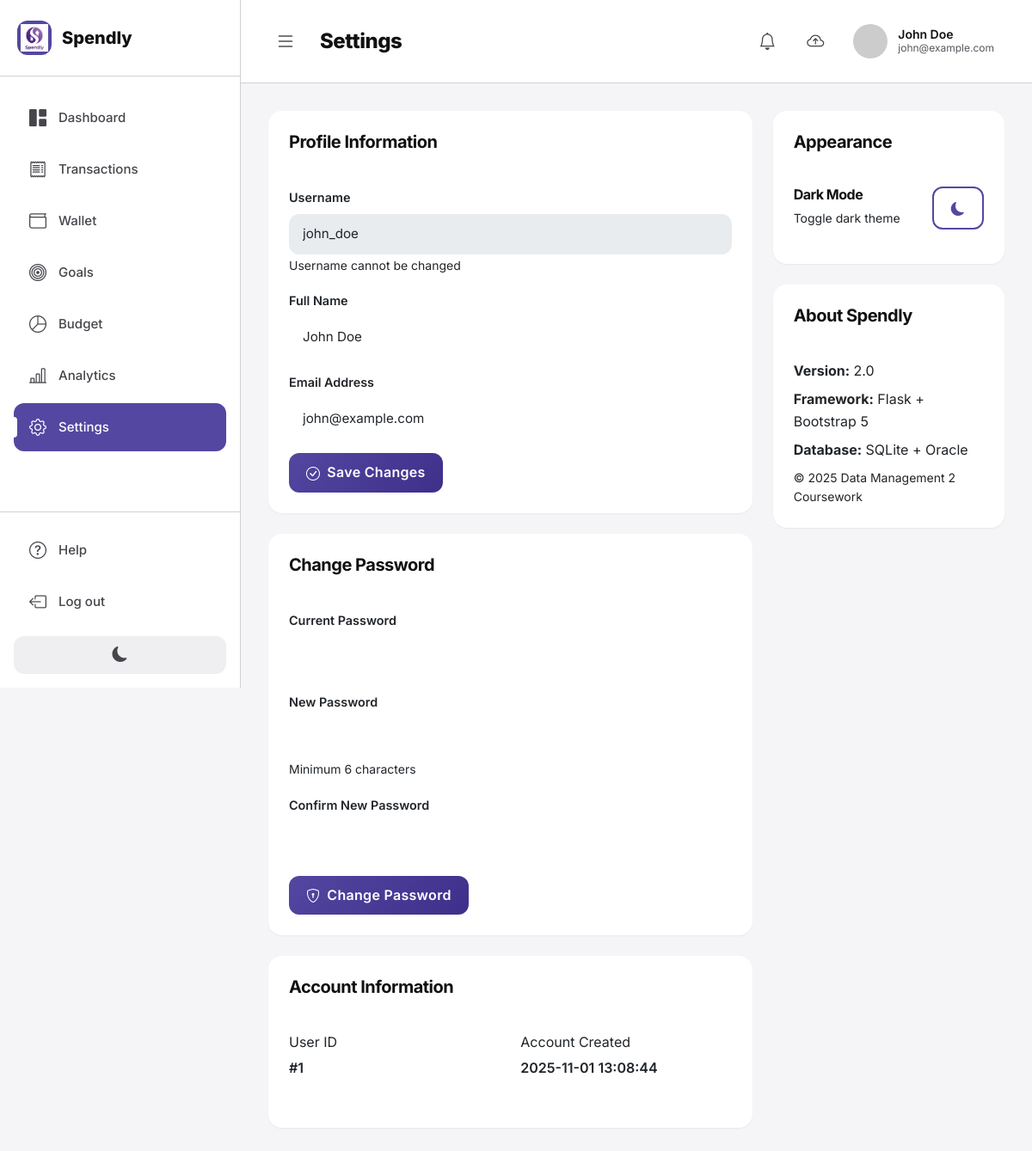
/settings (signed in), run on the app's committed database.
### tables this page shows
CREATE TABLE user (
    user_id INTEGER PRIMARY KEY AUTOINCREMENT,
    username TEXT NOT NULL UNIQUE,
    email TEXT NOT NULL UNIQUE,
    full_name TEXT NOT NULL,
    created_at TEXT NOT NULL DEFAULT (datetime('now')),
    last_sync TEXT, password_hash TEXT NOT NULL DEFAULT '',
    CONSTRAINT chk_email CHECK (email LIKE '%@%')
);

### webapp/app.py (the view)
@app.route('/settings')
@login_required
def settings():
    db = get_sqlite_db()
    user_id = session['user_id']
    user = db.execute('SELECT * FROM user WHERE user_id = ?', (user_id,)).fetchone()
    db.close()
    return render_template('settings.html', user=user)

### webapp/app.py (called while the page is built)
@app.context_processor
def inject_pending_sync_count():
    if 'user_id' in session:
        db = get_sqlite_db()
        user_id = session['user_id']
        pending_count = 0
        pending_count += db.execute('SELECT COUNT(*) as count FROM expense WHERE user_id = ? AND is_synced = 0', (user_id,)).fetchone()['count']
        pending_count += db.execute('SELECT COUNT(*) as count FROM income WHERE user_id = ? AND is_synced = 0', (user_id,)).fetchone()['count']
        pending_count += db.execute('SELECT COUNT(*) as count FROM budget WHERE user_id = ? AND is_synced = 0', (user_id,)).fetchone()['count']
        pending_count += db.execute('SELECT COUNT(*) as count FROM savings_goal WHERE user_id = ? AND is_synced = 0', (user_id,)).fetchone()['count']
        db.close()
        return dict(pending_sync_count=pending_count)
    return dict(pending_sync_count=0)

def get_sqlite_db():
    conn = sqlite3.connect(SQLITE_DB_PATH)
    conn.row_factory = sqlite3.Row
    return conn

def login_required(f):
    @wraps(f)
    def decorated_function(*args, **kwargs):
        if 'user_id' not in session:
            flash('Please log in to access this page.', 'warning')
            return redirect(url_for('login'))
        return f(*args, **kwargs)
    return decorated_function

### webapp/templates/settings.html (shortened to what this page needs)
{% extends "base.html" %}
{% block page_title %}Settings{% endblock %}
{% block content %}
<div class="row g-4">
    <div class="col-lg-8">
        <div class="card border-0 shadow-sm">
            <div class="card-header bg-white border-0 pt-4 px-4 pb-3">
                <h5 class="mb-0 fw-bold">Profile Information</h5>
            </div>
            <div class="card-body p-4">
                <form method="POST" action="{{ url_for('update_profile') }}">
                    <div class="mb-3">
                        <label for="username" class="form-label">Username</label>
                        <input type="text" class="form-control" id="username" value="{{ user.username }}" disabled>
                        <small class="text-muted">Username cannot be changed</small>
                    </div>
                    <div class="mb-3">
                        <label for="full_name" class="form-label">Full Name</label>
                        <input type="text" class="form-control" id="full_name" name="full_name" value="{{ user.full_name }}" required>
                    </div>
                    <div class="mb-3">
                        <label for="email" class="form-label">Email Address</label>
                        <input type="email" class="form-control" id="email" name="email" value="{{ user.email if user.email else '' }}" placeholder="your.email@example.com">
                    </div>
                    <button type="submit" class="btn btn-primary">
                        <i class="bi bi-check-circle me-2"></i>Save Changes
                    </button>
                </form>
            </div>
        </div>
        <div class="card border-0 shadow-sm mt-4">
            <div class="card-header bg-white border-0 pt-4 px-4 pb-3">
                <h5 class="mb-0 fw-bold">Change Password</h5>
            </div>
            <div class="card-body p-4">
                <form method="POST" action="{{ url_for('change_password') }}">
                    <div class="mb-3">
                        <label for="current_password" class="form-label">Current Password</label>
                        <input type="password" class="form-control" id="current_password" name="current_password" required>
                    </div>
                    <div class="mb-3">
                        <label for="new_password" class="form-label">New Password</label>
                        <input type="password" class="form-control" id="new_password" name="new_password" minlength="6" required>
                        <small class="text-muted">Minimum 6 characters</small>
                    </div>
                    <div class="mb-3">
                        <label for="confirm_password" class="form-label">Confirm New Password</label>
                        <input type="password" class="form-control" id="confirm_password" name="confirm_password" minlength="6" required>
                    </div>
                    <button type="submit" class="btn btn-primary">
                        <i class="bi bi-shield-lock me-2"></i>Change Password
                    </button>
                </form>
            </div>
        </div>
        <div class="card border-0 shadow-sm mt-4">
            <div class="card-header bg-white border-0 pt-4 px-4 pb-3">
                <h5 class="mb-0 fw-bold">Account Information</h5>
            </div>
            <div class="card-body p-4">
                <div class="row">
                    <div class="col-md-6 mb-3">
                        <label class="text-muted mb-1">User ID</label>
                        <p class="fw-semibold">#{{ user.user_id }}</p>
                    </div>
                    <div class="col-md-6 mb-3">
                        <label class="text-muted mb-1">Account Created</label>
                        <p class="fw-semibold">{{ user.created_at if user.created_at else 'N/A' }}</p>
                    </div>
                </div>
            </div>
        </div>
    </div>
    <div class="col-lg-4">
        <div class="card border-0 shadow-sm mb-4">
            <div class="card-header bg-white border-0 pt-4 px-4 pb-3">
                <h5 class="mb-0 fw-bold">Appearance</h5>
            </div>
            <div class="card-body p-4">
                <div class="d-flex justify-content-between align-items-center mb-3">
                    <div>
                        <h6 class="mb-1">Dark Mode</h6>
                        <small class="text-muted">Toggle dark theme</small>
                    </div>
                    <button class="btn btn-outline-primary" id="themeToggleBtn">
                        <i class="bi bi-moon-fill"></i>
                    </button>
                </div>
            </div>
        </div>
        <div class="card border-0 shadow-sm">
            <div class="card-header bg-white border-0 pt-4 px-4 pb-3">
                <h5 class="mb-0 fw-bold">About Spendly</h5>
            </div>
            <div class="card-body p-4">
                <p class="mb-2"><strong>Version:</strong> 2.0</p>
                <p class="mb-2"><strong>Framework:</strong> Flask + Bootstrap 5</p>
                <p class="mb-2"><strong>Database:</strong> SQLite + Oracle</p>
                <p class="mb-0 text-muted small">© 2025 Data Management 2 Coursework</p>
            </div>
        </div>
    </div>
</div>
{% endblock %}

### webapp/templates/base.html (shortened to what this page needs)
<!DOCTYPE html>
<html lang="en">
<head>
    <link href="https://cdn.jsdelivr.net/npm/bootstrap@5.3.0/dist/css/bootstrap.min.css" rel="stylesheet">
    <link rel="stylesheet" href="https://cdn.jsdelivr.net/npm/bootstrap-icons@1.11.0/font/bootstrap-icons.css">
    <link rel="stylesheet" href="{{ url_for('static', filename='css/style.css') }}">
</head>
<body>
    {% if session.user_id %}
    <div class="finset-layout">
        <aside class="finset-sidebar" id="sidebar">
            <div class="sidebar-logo">
                <div class="logo-container">
                    <img src="{{ url_for('static', filename='images/Spendly_Logo.png') }}" alt="Spendly Logo" style="height: 32px; width: auto;">
                </div>
                <span class="logo-text">Spendly</span>
            </div>
            <nav class="sidebar-nav">
                <a href="{{ url_for('dashboard') }}" class="sidebar-link {% if request.endpoint == 'dashboard' %}active{% endif %}">
                    <i class="bi bi-grid-1x2-fill"></i>
                    <span>Dashboard</span>
                </a>
                <a href="{{ url_for('expenses') }}" class="sidebar-link {% if request.endpoint == 'expenses' %}active{% endif %}">
                    <i class="bi bi-receipt"></i>
                    <span>Transactions</span>
                </a>
                <a href="{{ url_for('income') }}" class="sidebar-link {% if request.endpoint == 'income' %}active{% endif %}">
                    <i class="bi bi-wallet"></i>
                    <span>Wallet</span>
                </a>
                <a href="{{ url_for('goals') }}" class="sidebar-link {% if request.endpoint == 'goals' %}active{% endif %}">
                    <i class="bi bi-bullseye"></i>
                    <span>Goals</span>
                </a>
                <a href="{{ url_for('budgets') }}" class="sidebar-link {% if request.endpoint == 'budgets' %}active{% endif %}">
                    <i class="bi bi-pie-chart"></i>
                    <span>Budget</span>
                </a>
                <a href="{{ url_for('reports') }}" class="sidebar-link {% if request.endpoint == 'reports' %}active{% endif %}">
                    <i class="bi bi-bar-chart-line"></i>
                    <span>Analytics</span>
                </a>
                <a href="{{ url_for('settings') }}" class="sidebar-link {% if request.endpoint == 'settings' %}active{% endif %}">
                    <i class="bi bi-gear"></i>
                    <span>Settings</span>
                </a>
            </nav>
            <div class="sidebar-bottom">
                <a href="#" class="sidebar-link" data-bs-toggle="modal" data-bs-target="#helpModal">
                    <i class="bi bi-question-circle"></i>
                    <span>Help</span>
                </a>
                <a href="{{ url_for('logout') }}" class="sidebar-link">
                    <i class="bi bi-box-arrow-left"></i>
                    <span>Log out</span>
                </a>
                <button class="theme-toggle" id="themeToggle">
                    <i class="bi bi-moon-fill"></i>
                </button>
            </div>
        </aside>
        <div class="finset-main">
            <header class="finset-header">
                <div class="header-left">
                    <button class="sidebar-toggle" id="sidebarToggle">
                        <i class="bi bi-list"></i>
                    </button>
                    <h1 class="page-title">{% block page_title %}Dashboard{% endblock %}</h1>
                </div>
                <div class="header-right">
                    <div class="dropdown d-inline">
                        <button class="header-icon-btn position-relative" type="button" id="notificationDropdown" data-bs-toggle="dropdown" aria-expanded="false" title="View Notifications">
                            <i class="bi bi-bell"></i>
                        </button>
                    </div>
                    <form method="POST" action="{{ url_for('sync_to_oracle') }}" class="d-inline" id="syncForm">
                        <button type="submit" class="header-icon-btn position-relative" title="Sync to Oracle" id="syncBtn">
                            <i class="bi bi-cloud-arrow-up"></i>
                        </button>
                    </form>
                    <div class="user-profile">
                        <img src="https://ui-avatars.com/api/?name={{ session.full_name }}&background=5347A1&color=fff" alt="User">
                        <div class="user-info">
                            <span class="user-name">{{ session.full_name }}</span>
                            <span class="user-email">{{ session.email }}</span>
                        </div>
                    </div>
                </div>
            </header>
            <div class="finset-content">
                {% block content %}{% endblock %}
            </div>
        </div>
    </div>
    {% endif %}
</body>
</html>

### data on the page
user: full_name "John Doe", email "john@example.com", username "john_doe", user_id "1", created_at "2025-11-01 13:08:44"
